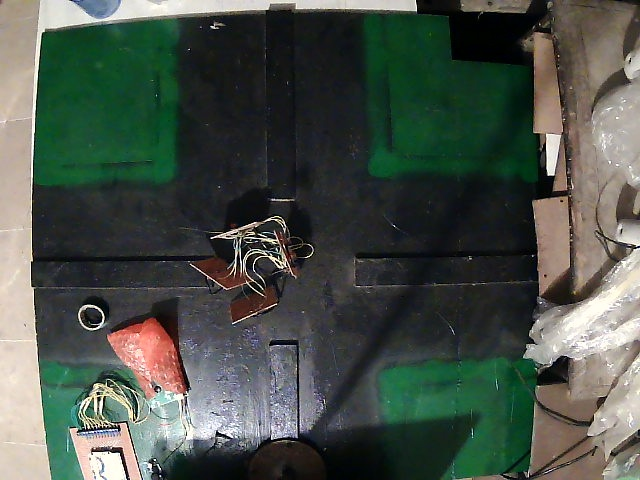
#> input picture SmartTrafficUIT/Images/Full.jpg, 640 x 480 px
$ python check.py
#> lines starting #> are read from the running program, lines starting #| are printed output that depends on the picture
# Import packages
import cv2
import numpy as np

img = cv2.imread('Images/Full.jpg')
#> img is the input picture: shape (480, 640, 3); mean B, G, R 73.5, 81.7, 73.4
print(img.shape)  # Print image shape
#| (480, 640, 3)
cv2.imshow("original", img)

# [5 lines of commented-out code are left out]

right = img[185:345, 372:530] # Slicing to crop the image
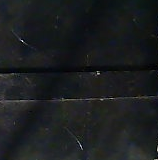
#> right: shape (160, 158, 3); mean B, G, R 31.2, 29.7, 26.9
# [7 lines of commented-out code are left out]
cv2.imshow("cropped3", right)
# cv2.imshow("cropped4", bottom)

cv2.waitKey(0)
cv2.destroyAllWindows()
